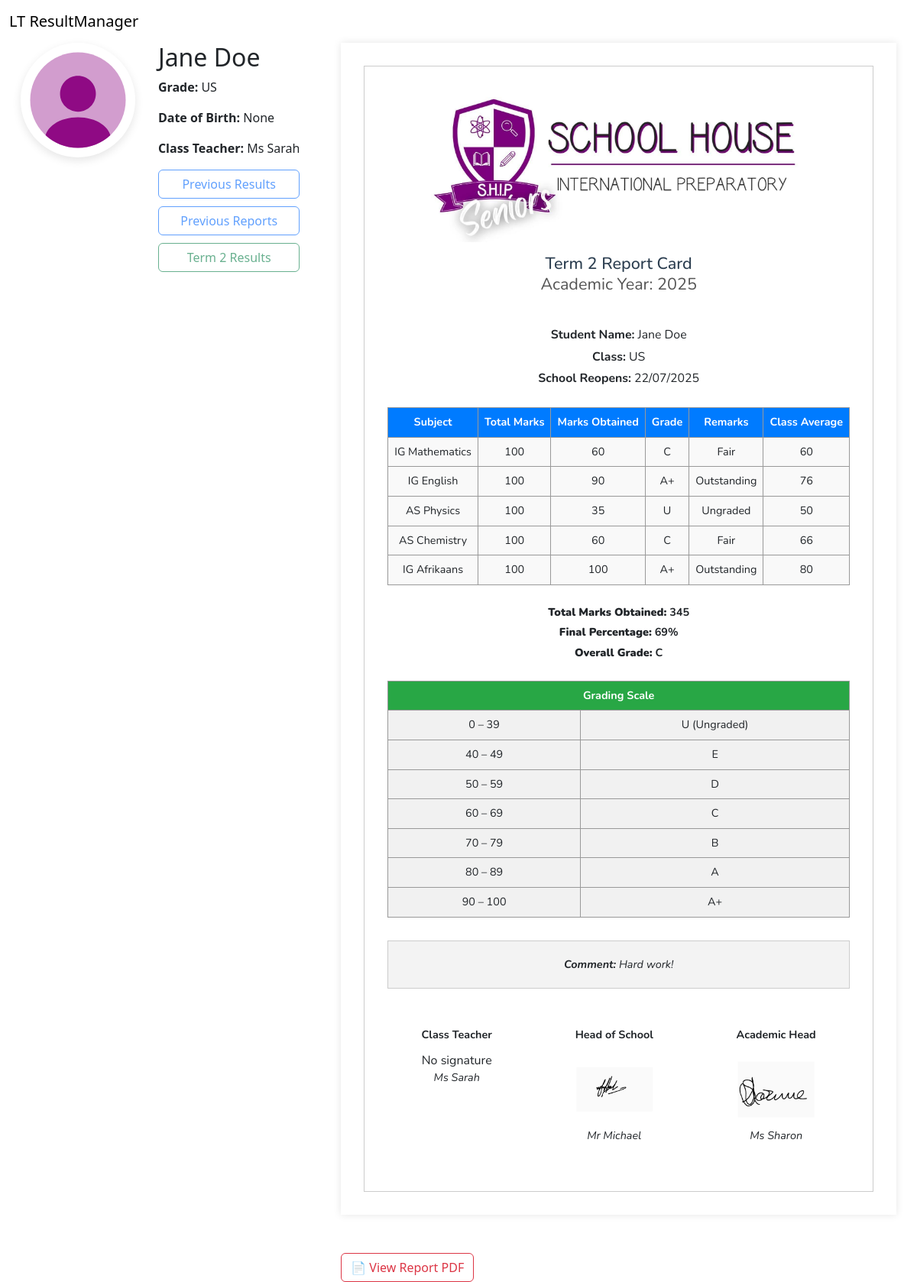
/student/12/report/, run on an earlier commit of the app's database.
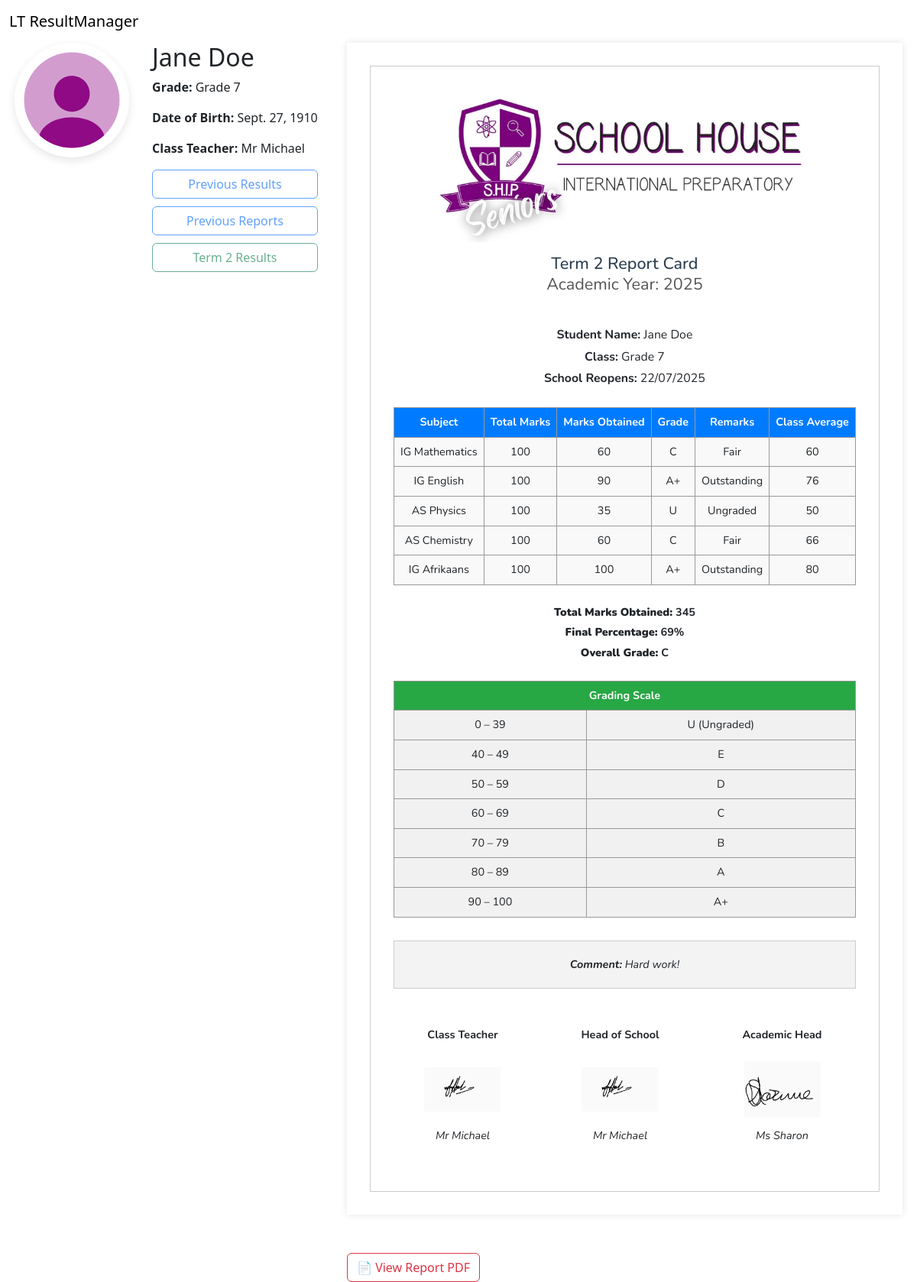
And on a later commit of the database.
### main/models.py (models this page shows, shortened)
class Student(models.Model):
    first_name = models.CharField(max_length=50)
    surname = models.CharField(max_length=50)
    dob = models.DateField(blank=True, null=True)
    grade = models.CharField(max_length=10, choices=GRADE_CHOICES)
    class_teacher = models.ForeignKey(
        "Teacher", on_delete=models.SET_NULL, null=True, related_name='class_students')
    subjects = models.ManyToManyField(
        "Subject", related_name='subject_students', blank=True)
    profile_pic = models.ImageField(
        upload_to='student_pics/', blank=True, null=True)

class Teacher(models.Model):
    user = models.OneToOneField(
        User, on_delete=models.CASCADE, null=True, blank=True)
    name = models.CharField(max_length=50)
    grade = models.CharField(max_length=10, choices=GRADE_CHOICES)
    subjects = models.ManyToManyField(
        "Subject", related_name='subject_teachers', blank=True)
    signature = models.ImageField(
        upload_to='signatures/', blank=True, null=True)

### main/views.py (the view)
def student_report(request, student_id):
    try:
        student = get_object_or_404(Student, pk=student_id)
        term_report = student.term_reports.order_by('-created_at').first()
        subject_grades = term_report.subject_grades.all() if term_report else []
        context = {
            'student': student,
            'term_report': term_report,
            'subject_grades': subject_grades,
        }
        return render(request, 'main/student_report.html', context)
    except Exception as e:
        logger.exception(
            f"[PROD ERROR] Failed to load report for student ID {student_id}")
        return HttpResponse("Something went wrong. Please contact the admin.", status=500)

### main/templates/main/student_report.html (shortened to what the changed rows need)
{% extends "main/base.html" %}
{% load static %}
{% block content %}
<div class="student-report-page d-flex flex-wrap flex-md-nowrap justify-content-around ">
    <div class="student-report-profile">
        <div class="student-report-information">
            <h2>{{ student.first_name }} {{ student.surname }}</h2>
            <p><strong>Grade:</strong> {{ student.grade }}</p>
            <p><strong>Date of Birth:</strong> {{ student.dob }}</p>
            <p><strong>Class Teacher:</strong> {{ student.class_teacher.name }}</p>
            <div style="display: flex; flex-direction: column; gap: 10px; margin-top: 15px;">
                <button class="btn btn-outline-primary" disabled>Previous Results</button>
                <button class="btn btn-outline-primary" disabled>Previous Reports</button>
                <button class="btn btn-outline-success" disabled>Term 2 Results</button>
            </div>
        </div>
    </div>
    <div class="report-container">
        {% if term_report %}
        <div style="width: 100%;">
            <div class="report-wrapper" style="width: 100%;">
                <div class="report-card">
                    <div class="report-logo mb-3 text-center">
                        <img src="{% static 'main/images/ship_report_header.jpg' %}" alt="School Logo" class="img-fluid"
                            style="max-height: 25vh; object-fit: contain;">
                    </div>
                    <div class="report-title">
                        <h2>Term 2 Report Card</h2>
                        <p class="year">Academic Year: 2025</p>
                    </div>
                    <div class="student-info">
                        <p><strong>Student Name:</strong> {{ student.first_name }} {{ student.surname }}</p>
                        <p><strong>Class:</strong> {{ student.grade }}</p>
                        <p><strong>School Reopens:</strong> 22/07/2025</p>
                    </div>
                    <table class="report-table">
                        <thead>
                            <tr>
                                <th>Subject</th>
                                <th>Total Marks</th>
                                <th>Marks Obtained</th>
                                <th>Grade</th>
                                <th>Remarks</th>
                                <th>Class Average</th>
                            </tr>
                        </thead>
                        <tbody>
                            {% for grade in subject_grades %}
                            <tr>
                                <td>{{ grade.subject.name }}</td>
                                <td>{{ grade.total_marks }}</td>
                                <td>{{ grade.marks_obtained }}</td>
                                <td>{{ grade.grade }}</td>
                                <td>{{ grade.remarks }}</td>
                                <td>{{ grade.class_average }}</td>
                            </tr>
                            {% endfor %}
                        </tbody>
                    </table>
                    <div class="summary">
                        <p><strong>Total Marks Obtained:</strong> {{ term_report.total_marks_obtained }}</p>
                        <p><strong>Final Percentage:</strong> {{ term_report.final_percentage|floatformat:0 }}%</p>
                        <p><strong>Overall Grade:</strong> {{ term_report.overall_grade }}</p>
                    </div>
                    <table class="grading-scale">
                        <thead>
                            <tr>
                                <th colspan="2">Grading Scale</th>
                            </tr>
                        </thead>
                        <tbody>
                            <tr>
                                <td>0 – 39</td>
                                <td>U (Ungraded)</td>
                            </tr>
                            <tr>
                                <td>40 – 49</td>
                                <td>E</td>
                            </tr>
                            <tr>
                                <td>50 – 59</td>
                                <td>D</td>
                            </tr>
                            <tr>
                                <td>60 – 69</td>
                                <td>C</td>
                            </tr>
                            <tr>
                                <td>70 – 79</td>
                                <td>B</td>
                            </tr>
                            <tr>
                                <td>80 – 89</td>
                                <td>A</td>
                            </tr>
                            <tr>
                                <td>90 – 100</td>
                                <td>A+</td>
                            </tr>
                        </tbody>
                    </table>
                    <div class="comment">
                        <p><strong>Comment:</strong> {{ term_report.comment }}</p>
                    </div>
                    <div class="signatures d-flex flex-wrap justify-content-between">
                        <div class="signature-box text-center mb-3 flex-fill">
                            <p class="title">Class Teacher</p>
                            {% if student.class_teacher.user.first_name == "Lefa" %}
                            <img class="class-teacher-sig" src="{% static 'main/images/lefa_sig.jpg' %}"
                                alt="Class Teacher Signature" style="height: 100px;">
                            {% elif student.class_teacher.user.first_name == "Kelli" %}
                            <img class="class-teacher-sig" src="{% static 'main/images/kelli_sig.jpg' %}"
                                alt="Class Teacher Signature" style="height: 100px;">
                            {% elif student.class_teacher.user.first_name == "Prince" %}
                            <img class="class-teacher-sig" src="{% static 'main/images/prince_sig.jpg' %}"
                                alt="Class Teacher Signature" style="height: 100px;">
                            {% elif student.class_teacher.user.first_name == "Sharon" %}
                            <img class="class-teacher-sig sig-rotate-2" src="{% static 'main/images/sharon_sig.jpg' %}"
                                alt="Class Teacher Signature" style="height: 100px;">
                            {% elif student.class_teacher.user.first_name == "Michael" %}
                            <img class="class-teacher-sig sig-rotate-1" src="{% static 'main/images/michael_sig.jpg' %}"
                                alt="Class Teacher Signature" style="height: 100px;">
                            {% else %}
                            <div>No signature</div>
                            {% endif %}
                            <p class="name">{{ student.class_teacher.name }}</p>
                        </div>
                        <div class="signature-box text-center mb-3 flex-fill">
                            <p class="title">Head of School</p>
                            <img class="head-of-school-sig" src="{% static 'main/images/michael_sig.jpg' %}"
                                alt="Head of School Signature" style="height: 100px;">
                            <p class="name">Mr Michael</p>
                        </div>
                        <div class="signature-box text-center mb-3 flex-fill">
                            <p class="title">Academic Head</p>
                            <img class="academic-head-sig" src="{% static 'main/images/sharon_sig.jpg' %}"
                                alt="Academic Head Signature" style="height: 100px;">
                            <p class="name">Ms Sharon</p>
                        </div>
                    </div>
                </div>
            </div>
        </div>
        <a href="{% url 'generate_report_pdf' student.id %}" target="_blank" class=" to-pdf-btn btn btn-outline-danger">
            📄 View Report PDF
        </a>
    </div>
    {% else %}
    <div class="alert alert-warning" role="alert" style="   margin-top: 20px; text-align: center;">
        No Term 2 Report available yet for this student.
    </div>
    {% endif %}
</div>
{% endblock %}

What changed in the data, as far as the page shows it:
changed Student "Jane": grade "US" → "Grade 7"; dob "None" → "Sept. 27, 1910"; class_teacher.name "Ms Sarah" → "Mr Michael"; class_teacher_id 3 → 6 (drawn)
Also different on the page:
text no longer shown: "No signature"
